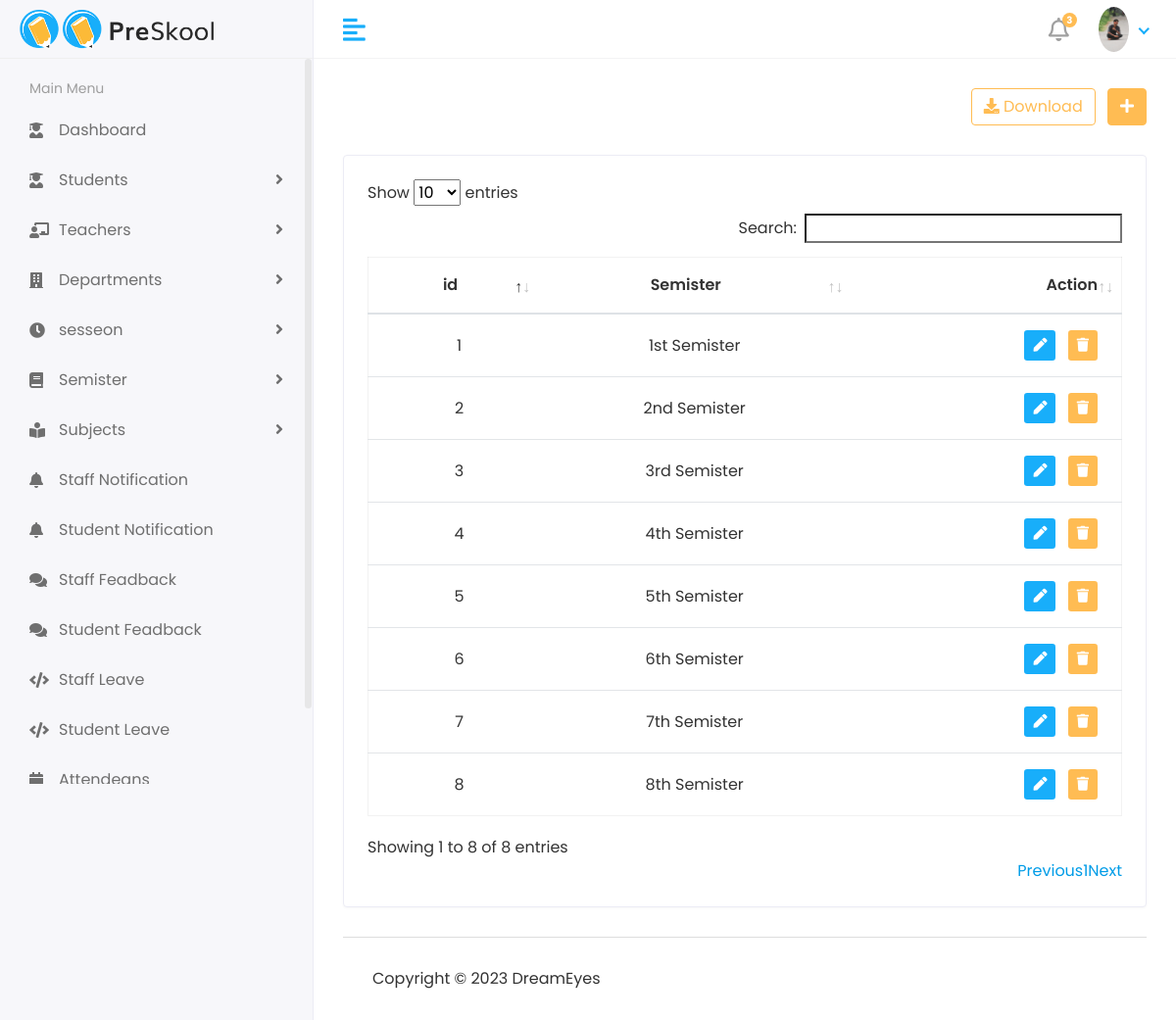
Screenshot of /hod/semister-list/ (signed in) with the database file from the repository.
### account/models.py (models this page shows, shortened)
class CoustomUser(AbstractUser):
    USER = (
        ('1','hod'),
        ('2','staff'),
        ('3','student'),
    )
    user_type =models.CharField(choices=USER,max_length=20)
    profile_pic = models.ImageField(upload_to='profile_pic/',default='1.jpeg')

class semister(models.Model):
    name = models.CharField(max_length=30)

### hod/views.py (the view)
# urls.py: path('semister-list/',viw_semister,name='viw_semister'),
@login_required(login_url='login')
def viw_semister(request):
    if request.user.user_type=='1':
        deper = semister.objects.all()
    else:
        messages.error(request, "error 404")
        return redirect('home')
    return render(request,'hod/for_add/view_semister.html',locals())

### templates/hod/for_add/view_semister.html (shortened to what this page needs)
{% extends "base.html"%}
{% block content %}
<div class="content container-fluid">
   <div class="page-header">
      <div class="row align-items-center">
         <div class="col-auto text-right float-right ml-auto">
            <a href="#" class="btn btn-outline-primary mr-2"><i class="fas fa-download"></i> Download</a>
            <a href="{% url 'add_semister'%}" class="btn btn-primary"><i class="fas fa-plus"></i></a>
         </div>
      </div>
   </div>
   <div class="row">
      <div class="col-sm-12">
         <div class="card card-table">
            <div class="card-body">
               <div class="table-responsive">
                  <table id="table_id" class="table table-hover table-center mb-0 " style="text-align: center;">
                     <thead>
                        <tr>
                           <th>id</th>
                           <th>Semister</th>
                           <th class="text-right">Action</th>
                        </tr>
                     </thead>
                     <tbody>
                        {% for i in deper %}
                        <tr>
                           <td>{{i.id}}</td>
                           <td>{{i.name}}</td>
                           <td class="text-right">
                              <div class="actions">
                                 <a href="" class="btn btn-sm bg-success-light mr-2">
                                    <i class="fas fa-pen"></i>
                                 </a>
                                 <a href="{% url 'semister_delete' i.id %}" class="btn btn-sm bg-danger-light">
                                    <i class="fas fa-trash"></i>
                                 </a>
                              </div>
                           </td>
                        </tr>
                        {% endfor %}
                     </tbody>
                  </table>
               </div>
            </div>
         </div>
      </div>
   </div>
   {% endblock %}

### templates/includes/header.html (shortened to what this page needs)
{% load static %}
<div class="header">
    <div class="header-left">
       <a href="{% url 'home' %}" class="logo">
         <img src="{% static 'assets/img/logo-small.png' %}" alt="Logo">
       <img src="{% static 'assets/img/logo.png' %}" alt="Logo">
       </a>
    </div>
    <a href="javascript:void(0);" id="toggle_btn">
    <i class="fas fa-align-left"></i>
    </a>
    <ul class="nav user-menu">
       <li class="nav-item dropdown noti-dropdown">
          <a href="#" class="dropdown-toggle nav-link" data-toggle="dropdown">
          <i class="far fa-bell"></i> <span class="badge badge-pill">3</span>
          </a>
       </li>
       <li class="nav-item dropdown has-arrow">
          <a href="#" class="dropdown-toggle nav-link" data-toggle="dropdown">
            {% if user.profile_pic %}
          <span class="user-img"><img class="rounded-circle" src="{{user.profile_pic.url}}" width="31" alt="Ryan Taylor"></span>
          {% endif %}
          </a>
       </li>
    </ul>
 </div>

### static/assets/css/style.css (style rules this page uses)
html { height: 100%; }
body { background-color: #fff; color: #333; font-family: 'Poppins', sans-serif; font-size: 1rem; height: 100%; line-height: 1.5; overflow-x: hidden; }
a { color: #009ce7; }
input, button, a { transition: all 0.4s ease; -moz-transition: all 0.4s ease; -o-transition: all 0.4s ease; -ms-transition: all 0.4s ease; -webkit-transition: all 0.4s ease; }
ul, ol { padding: 0px; list-style: none; }
.table { color: #333; max-width: 100%; margin-bottom: 0; width: 100%; }
.table.dataTable { border-collapse: collapse !important; border: 1px solid rgba(0, 0, 0, 0.05); }
.table thead tr th { font-weight: 600; }
.table tbody tr { border-bottom: 1px solid rgba(0, 0, 0, 0.05); }
.table.table-center td, .table.table-center th { vertical-align: middle; }
.card-table .card-body .table > thead > tr > th { border-top: 0; }
.card-table .card-body .table tr td:first-child, .card-table .card-body .table tr th:first-child { padding-left: 1.5rem; }
.card-table .card-body .table tr td:last-child, .card-table .card-body .table tr th:last-child { padding-right: 1.5rem; }
.card-table .table td, .card-table .table th { border-top: 1px solid #e2e5e8; padding: 1rem 0.75rem; white-space: nowrap; }
.btn-primary { background-color: #FFBC53; border: 1px solid #FFBC53; }
.btn-outline-primary { color: #FFBC53; border-color: #FFBC53; }
.card { border: 1px solid #ececf5; box-shadow: 0 1px 3px 0 rgba(0, 0, 0, 0.03); margin-bottom: 1.875rem; }
.card-body { padding: 1.5rem; }
.bg-danger-light { background-color:#FFBC53 !important; color:#fff !important; }
.bg-success-light { background-color: #18aefa; color: #fff; }
.header { background-color: #fff; border-bottom: 1px solid #f3f3f4; left: 0; position: fixed; right: 0; top: 0; z-index: 1001; height: 60px; }
.header .header-left { float: left; height: 60px; padding: 0 20px; position: relative; width: 320px; z-index: 1; transition: all 0.2s ease-in-out; background-color: #f7f7fa; border-bottom: 1px solid #efefef; border-right: 1px solid #ececf5; display: flex; align-items: center; }
.header .header-left .logo { display: inline-block; line-height: 60px; }
.header .header-left .logo img { max-height: 40px; width: auto; }
.header .dropdown-toggle:after { display: none; }
.header .has-arrow .dropdown-toggle:after { border-top: 0; border-left: 0; border-bottom: 2px solid #18aefa; border-right: 2px solid #18aefa; content: ''; height: 8px; display: inline-block; pointer-events: none; -webkit-transform-origin: 66% 66%; -ms-transform-origin: 66% 66%; transform-origin: 66% 66%; -webkit-transform: rotate(45deg); -ms-transform: rotate(45deg); transform: rotate(45deg); -webkit-transition: all 0.15s ease-in-out; transition: all 0.15s ease-in-out; width: 8px; vertical-align: 0px; }
.user-menu { float: right; margin: 0; position: relative; z-index: 99; padding-right: 15px; }
.user-menu.nav > li > a { color: #a0a0a0; font-size: 14px; line-height: 58px; padding: 0 15px; height: 60px; }
.user-img { margin-right: 3px; position: relative; }
.page-wrapper > .content { padding: 1.875rem 1.875rem 0; }
.page-header { margin-bottom: 1.875rem; }
.user-menu.nav > li > a .badge { background-color: #FFBC53; display: block; font-size: 10px; font-weight: bold; height: 15px; width: 15px; position: absolute; right: 7px; top: 13px; color: #fff; padding: 3px; }
.user-menu.nav > li > a > i { font-size: 1.5rem; line-height: 60px; }
@media (min-width: 992px) { #toggle_btn { align-items: center; color: #18aefa; display: inline-flex; float: left; font-size: 26px; height: 60px; justify-content: center; margin-left: 15px; padding: 0 15px; } }

### rows the page displays
CoustomUser: profile_pic (picture)
semister: id "1", name "1st Semister"
semister: id "2", name "2nd Semister"
semister: id "3", name "3rd Semister"
semister: id "4", name "4th Semister"
semister: id "5", name "5th Semister"
semister: id "6", name "6th Semister"
semister: id "7", name "7th Semister"
semister: id "8", name "8th Semister"
